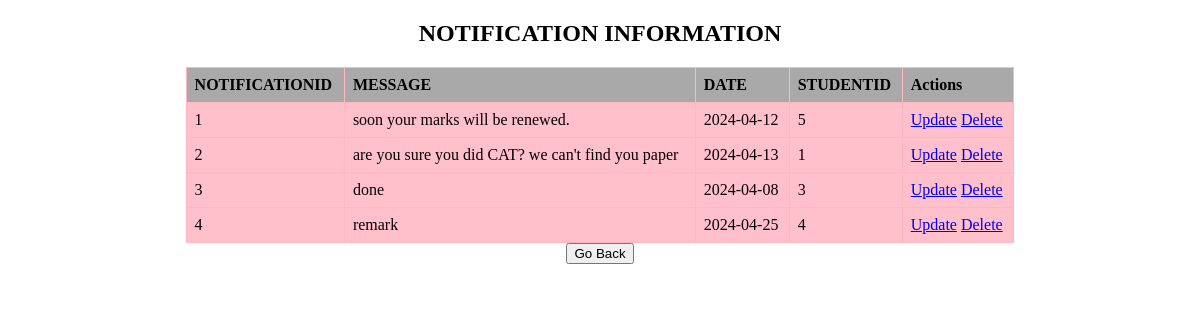
Page /viewnotification.php on the committed database.
### tables this page shows
CREATE TABLE `notification` (
  `notificationid` int(50) NOT NULL,
  `message` text NOT NULL,
  `date` date NOT NULL,
  `studentid` int(50) NOT NULL
);

### viewnotification.php (the view, shortened to what this page needs)
<!DOCTYPE html>
<html lang="en">
<head>
    <link rel="stylesheet" type="text/css" href="style.css">
</head>
<body>
    <h2>NOTIFICATION INFORMATION</h2>
    <table >
        <thead>
            <tr>
                <th>NOTIFICATIONID</th>
                <th>MESSAGE</th>
                <th>DATE</th>
                <th>STUDENTID</th>
                <th>Actions</th>
            </tr>
        </thead>
        <tbody>
            <?php
require_once "./connection/conn.php";
            $sql = "SELECT * FROM notification";
            $result = $connection->query($sql);
            if ($result->num_rows > 0) {
                while ($row = $result->fetch_assoc()) {
                    echo "<tr>";
                    echo "<td>" . (isset($row['notificationid']) ? $row['notificationid'] : '') . "</td>";
                    echo "<td>" . (isset($row['message']) ? $row['message'] : '') . "</td>";
                     echo "<td>" . (isset($row['date']) ? $row['date'] : '') . "</td>";
                      echo "<td>" . (isset($row['studentid']) ? $row['studentid'] : '') . "</td>";
                    echo "<td>
                            <a href='updatenotification.php?'>Update</a>
                            <a href='deletenotification.php'>Delete</a>
                        </td>";
                    echo "</tr>";
                }
            } else {
                echo "<tr><td colspan='5'>No records found</td></tr>";
            }
            ?>
        </tbody>
    </table>
    <button type="button" onclick="location.href='userhome.php';">Go Back</button>
</body>
</html>

### style.css (style rules this page uses)
body { text-align: center; }
table { width: 70%; margin: 0 auto; border-collapse: collapse; }
table, th, td { border: 1px solid pink; padding: 8px; text-align: left; background-color: skyblue; }
th { background-color: yellowgreen; }

### viewnotification.php (style rules this page uses)
body { text-align: center; }
table { width: 70%; margin: 0 auto; border-collapse: collapse; }
table, th, td { border: 1px solid lightpink; padding: 8px; text-align: left; background-color: pink; }
th { background-color: darkgray; }

### rows in the picture
notification: notificationid "1", message "soon your marks will be renewed.", date "2024-04-12", studentid "5"
notification: notificationid "2", message "are you sure you did CAT? we can't find you paper", date "2024-04-13", studentid "1"
notification: notificationid "3", message "done", date "2024-04-08", studentid "3"
notification: notificationid "4", message "remark", date "2024-04-25", studentid "4"
